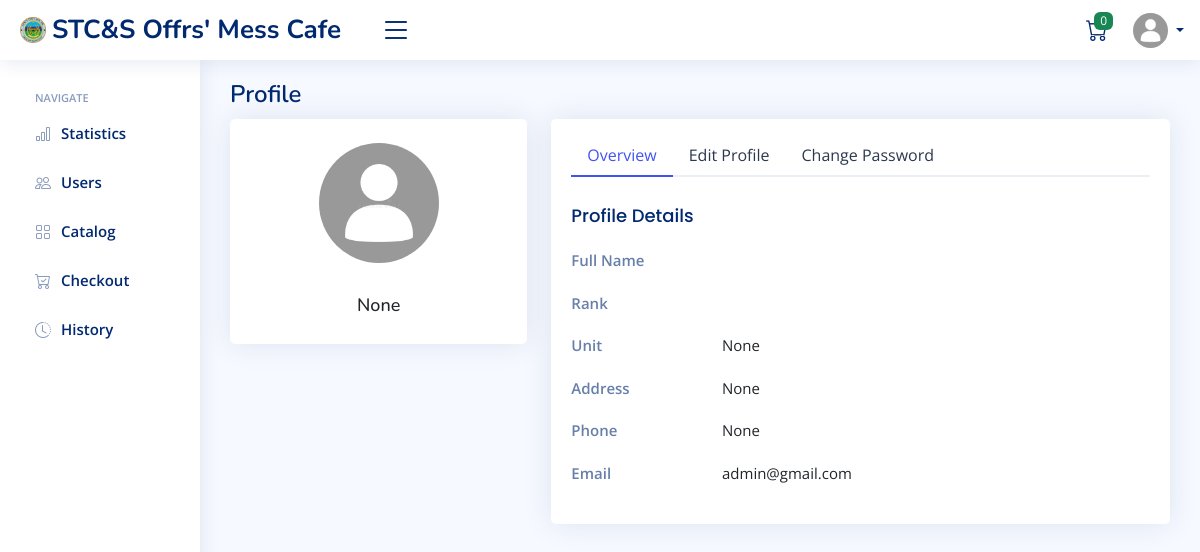
Page /profile/ (signed in) on the committed database.
### Canteen/models.py (models this page shows, shortened)
class User(AbstractUser):
    ROLES = (
        ('Admin', 'Admin'),
        ('Bar NCO', 'Bar NCO'),
        ('Customer', 'Customer'),
    )
    personal_no = models.CharField(blank=True, null=True, max_length=15)
    unit = models.CharField(blank=True, null=True, max_length=32)
    role = models.CharField(max_length=10, choices=ROLES, default='Customer')
    image = models.ImageField(default='..\\static\\assets\\img\\default_user.jpg', upload_to='profile_pics', blank=True, null=True)
    address = models.CharField(blank=True, null=True, max_length=256)
    phone = models.CharField(blank=True, null=True, max_length=15)
    @property
    def name(self):
        words = [self.first_name, self.last_name]
        result = ' '.join([word for word in words if word is not None])
        return result

### Canteen/views.py (the view, shortened to what this page needs)
# urls.py: path('profile/', views.profile, name="profile"),
@login_required(redirect_field_name='next', login_url="Canteen:signin")
def profile(request):
    context = {}
    if request.user.role == "Bar NCO":
        context['notification'] = Product.objects.filter(stock_quantity__lte = 5)
    return render(request, "Canteen/profile.html", context)

### Canteen/templates/Canteen/profile.html (shortened to what this page needs)
{% extends 'base.html' %}
{% load static %}
{% block main %}
<main id="main" class="main">
  <div class="pagetitle">
    <h1>Profile</h1>
  </div>
  <section class="section profile">
    <div class="row">
      <div class="col-xl-4">
        <div class="card">
          <div class="card-body profile-card pt-4 d-flex flex-column align-items-center">
            <img src={{ user.image.url }} alt="Profile" class="rounded-circle">
            <h3 class="mt-2">{{ user.personal_no }}</h3>
          </div>
        </div>
      </div>
      <div class="col-xl-8">
        <div class="card">
          <div class="card-body pt-3">
            <ul class="nav nav-tabs nav-tabs-bordered">
              <li class="nav-item">
                <button class="nav-link active" data-bs-toggle="tab" data-bs-target="#profile-overview">
                  Overview
                </button>
              </li>
              <li class="nav-item">
                <button class="nav-link" data-bs-toggle="tab" data-bs-target="#profile-edit">
                  Edit Profile
                </button>
              </li>
              <li class="nav-item">
                <button class="nav-link" data-bs-toggle="tab" data-bs-target="#profile-change-password">
                  Change Password
                </button>
              </li>
            </ul>
            <div class="tab-content pt-2">
              <div class="tab-pane fade show active profile-overview" id="profile-overview">
                <h5 class="card-title">Profile Details</h5>
                <div class="row">
                  <div class="col-lg-3 col-md-4 label ">Full Name</div>
                  <div class="col-lg-9 col-md-8">{{ user.last_name }}</div>
                </div>
                <div class="row">
                  <div class="col-lg-3 col-md-4 label">Rank</div>
                  <div class="col-lg-9 col-md-8">{{ user.first_name }}</div>
                </div>
                <div class="row">
                  <div class="col-lg-3 col-md-4 label">Unit</div>
                  <div class="col-lg-9 col-md-8">{{ user.unit }}</div>
                </div>
                <div class="row">
                  <div class="col-lg-3 col-md-4 label">Address</div>
                  <div class="col-lg-9 col-md-8">{{ user.address }}</div>
                </div>
                <div class="row">
                  <div class="col-lg-3 col-md-4 label">Phone</div>
                  <div class="col-lg-9 col-md-8">{{ user.phone }}</div>
                </div>
                <div class="row">
                  <div class="col-lg-3 col-md-4 label">Email</div>
                  <div class="col-lg-9 col-md-8">{{ user.email }}</div>
                </div>
              </div>
            </div>
          </div>
        </div>
      </div>
    </div>
  </section>
</main>
{% endblock main %}

### static/assets/css/style.css (style rules this page uses)
:root { scroll-behavior: smooth; }
body { font-family: "Open Sans", sans-serif; background: #f6f9ff; color: #444444; }
h1, h2, h3, h4, h5, h6 { font-family: "Nunito", sans-serif; }
#main { margin-top: 60px; padding: 20px 30px; transition: all 0.3s; }
.pagetitle { margin-bottom: 10px; }
.pagetitle h1 { font-size: 24px; margin-bottom: 0; font-weight: 600; color: #012970; }
.card { margin-bottom: 30px; border: none; border-radius: 5px; box-shadow: 0px 0 30px rgba(1, 41, 112, 0.1); }
.card-title { padding: 20px 0 15px 0; font-size: 18px; font-weight: 500; color: #012970; font-family: "Poppins", sans-serif; }
.card-body { padding: 0 20px 20px 20px; }
.nav-tabs-bordered { border-bottom: 2px solid #ebeef4; }
.nav-tabs-bordered .nav-link { margin-bottom: -2px; border: none; color: #2c384e; }
.nav-tabs-bordered .nav-link.active { background-color: #fff; color: #4154f1; border-bottom: 2px solid #4154f1; }
@media (min-width: 1200px) { #main, #footer { margin-left: 200px; } }
.profile .profile-card img { max-width: 120px; }
.profile .profile-card h3 { font-size: 18px; }
.profile .profile-overview .row { margin-bottom: 20px; font-size: 15px; }
.profile .profile-overview .card-title { color: #012970; }
.profile .profile-overview .label { font-weight: 600; color: rgba(1, 41, 112, 0.6); }

### rows in the picture
User: personal_no "None", unit "None", address "None", phone "None", email "admin@gmail.com"
